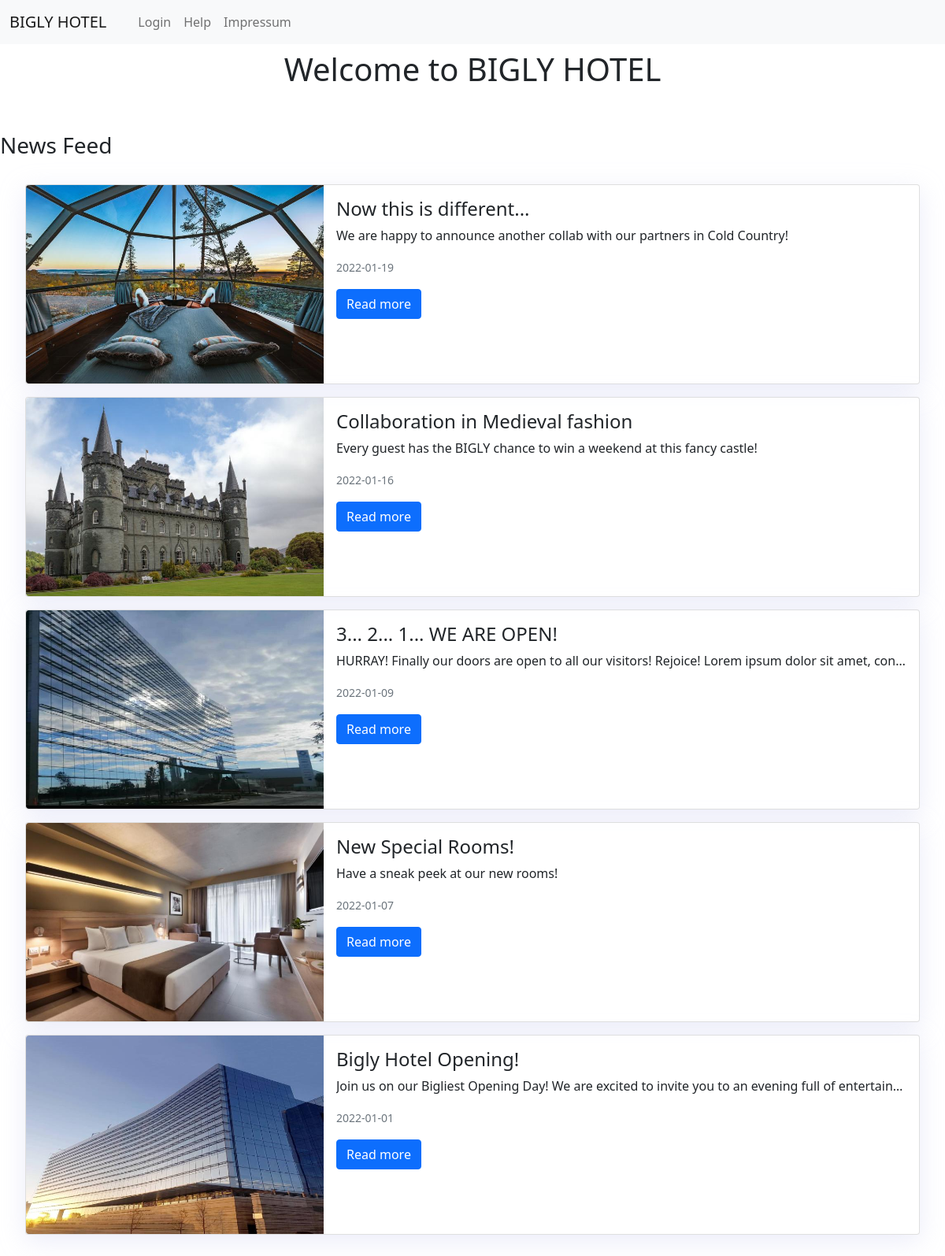
/main/index.php, run on the app's committed database.
### tables this page shows
CREATE TABLE `news` (
  `content` text DEFAULT NULL,
  `headline` varchar(50) DEFAULT NULL,
  `imgpath` varchar(255) DEFAULT NULL,
  `date` date NOT NULL DEFAULT current_timestamp(),
  `time` time NOT NULL DEFAULT current_timestamp(),
  `active` tinyint(1) NOT NULL,
  `news_id` int(255) NOT NULL
);

### news/printNews.php (the view, shortened to what this page needs)
<?php
        $sql = 'select news_id, headline, imgpath, content, date from news
                where active = true
                order by date desc, time desc';
        $stmt = $db_obj->prepare($sql);
        $stmt->execute();
        $stmt->bind_result($id, $headline, $imgpath, $content, $date);
    ?>
    <ul>
        <?php
            while($stmt->fetch()){
                echo "<li class='card mb-3' id='news-card'>
                <div class='row g-0'>
                    <div class='col-md-4'>
                        <img src='".$imgpath."' class='img-fluid rounded-start' alt='".$headline."'>
                    </div>
                    <div class='col-md-8'>
                        <div class='card-body' id='news-text'>
                            <h4 class='card-title'>".$headline."</h4>
                            <p class='card-text'>".$content."</p>
                            <p class='card-text'><small class='text-muted'>".$date."</small></p>
                            <a id='news-button' href='../news/showNews.php?news_id=".$id."' class='btn btn-primary'>Read more</a>
                        </div>
                    </div>
                </div>
            </li>";
            }
        ?>
    </ul>

### head.php (shortened to what this page needs)
<!DOCTYPE html>
<html lang="en">
<head>
    <link href="https://cdn.jsdelivr.net/npm/bootstrap@5.1.3/dist/css/bootstrap.min.css" rel="stylesheet">
    <link rel="stylesheet" href="\WebTech\Bigly-Hotel-XAMPP\style\style.css">
</head>

### main/index.php (shortened to what this page needs)
<?php include ("../head.php"); ?>
    <body>
        <?php
            include ("../nav.php");
            require_once ('../dbaccess.php');
        ?>
        <div id="header">
            <h1>Welcome to BIGLY HOTEL</h1>
        </div>
        <div>
            <h3>News Feed</h3>
        </div>
        <br>
        <?php include ("../news/printNews.php"); ?>
    </body>
</html>

### nav.php (shortened to what this page needs)
<link rel="stylesheet" href="style.css">
<nav class="navbar-header">
    <nav name="navigation"  class="navbar navbar-expand-lg navbar-light bg-light">
        <div class="container-fluid">
            <a class="navbar-brand" href="/webtech/Bigly-Hotel-XAMPP/main/index.php">BIGLY HOTEL</a>
            <div class="collapse navbar-collapse" id="navbarNav">
                <ul class="navbar-nav">
                    <li class="nav-item"><a class="nav-link active" aria-current="page"></a></a></li>
        <?php
            if (isset ($_SESSION["SessionWert"])) {
                if ($_SESSION["SessionWert"] == "Admin") {
                    echo "<li class='nav-item'><a class='nav-link' href='/webtech/Bigly-Hotel-XAMPP/adminpage.php'>Admin Duties</a></li>";
                    echo "<li class='nav-item'><a class='nav-link' href='/webtech/Bigly-Hotel-XAMPP/news/newsVerwaltung.php'>Manage News</a></li>";
                    echo "<li class='nav-item'><a class='nav-link' href='/webtech/Bigly-Hotel-XAMPP/user/userverwaltung.php'>Manage Users</a></li>";
                }
                if ($_SESSION["SessionWert"] == "Service" || $_SESSION["SessionWert"] == "Admin") {
                    echo "<li class='nav-item'><a class='nav-link' href='/webtech/Bigly-Hotel-XAMPP/ticket/ticketVerwaltung.php'>Service-Tickets</a></li>";
                }
                if ($_SESSION["SessionWert"] == "Guest" || $_SESSION["SessionWert"] == "Admin") {
                    if($_SESSION["SessionWert"] != "Admin"){
                        echo "<li class='nav-item'><a class='nav-link' href='/webtech/Bigly-Hotel-XAMPP/ticket/service.php'>Service</a></li>";
                    }
                    echo "<li class='nav-item'><a class='nav-link' href='/webtech/Bigly-Hotel-XAMPP/user/userProfile.php'>Profile</a></li>";
                }
                echo "<li class='nav-item'><a class='nav-link' href='/webtech/Bigly-Hotel-XAMPP/user/logout.php'>Logout</a></li>";
            }
            else {
                echo "<li class='nav-item'><a class='nav-link' href='/webtech/Bigly-Hotel-XAMPP/user/loginPage.php'>Login</a></li>";
            }
        ?>
                    <li class="nav-item"><a class="nav-link" href="/webtech/Bigly-Hotel-XAMPP/hilfe.php">Help</a></li>
                    <li class="nav-item"><a class="nav-link" href="/webtech/Bigly-Hotel-XAMPP/impressum.php">Impressum</a></li>
                    <li class="nav-item"><a class="nav-link disabled"></a></li>
                </ul>
            </div>
        </div>
    </nav>
</nav>

### style/style.css (style rules this page uses)
@media only screen and (width <= 1200px) { .card-text { text-overflow: ellipsis; white-space: nowrap; overflow: hidden; } }
nav { z-index: 1; position: fixed; width: 100%; top: 0; margin-bottom: 0; }
#news-card { max-width:100vw; margin-right: 2rem; background: rgba( 255, 255, 255, 0.7 ); box-shadow: 0 8px 32px 0 rgba(200, 203, 240, 0.37); }
img { display: block; margin-left: auto; margin-right: auto; height: auto; }
body { display: flex; flex-direction: column; justify-content: center; }
#header { margin-top: 4rem; text-align: center; margin-bottom: 2rem; }

### data on the page
news: imgpath (picture), headline "Now this is different...", content "We are happy to announce another collab with our partners in Cold Country!", date "2022-01-19"
news: imgpath (picture), headline "Collaboration in Medieval fashion", content "Every guest has the BIGLY chance to win a weekend at this fancy castle!", date "2022-01-16"
news: imgpath (picture), headline "3... 2... 1... WE ARE OPEN!", content "HURRAY! Finally our doors are open to all our visitors! Rejoice! Lorem ipsum dolor sit amet, con…", date "2022-01-09"
news: imgpath (picture), headline "New Special Rooms!", content "Have a sneak peek at our new rooms!", date "2022-01-07"
news: imgpath (picture), headline "Bigly Hotel Opening!", content "Join us on our Bigliest Opening Day! We are excited to invite you to an evening full of entertain…", date "2022-01-01"
